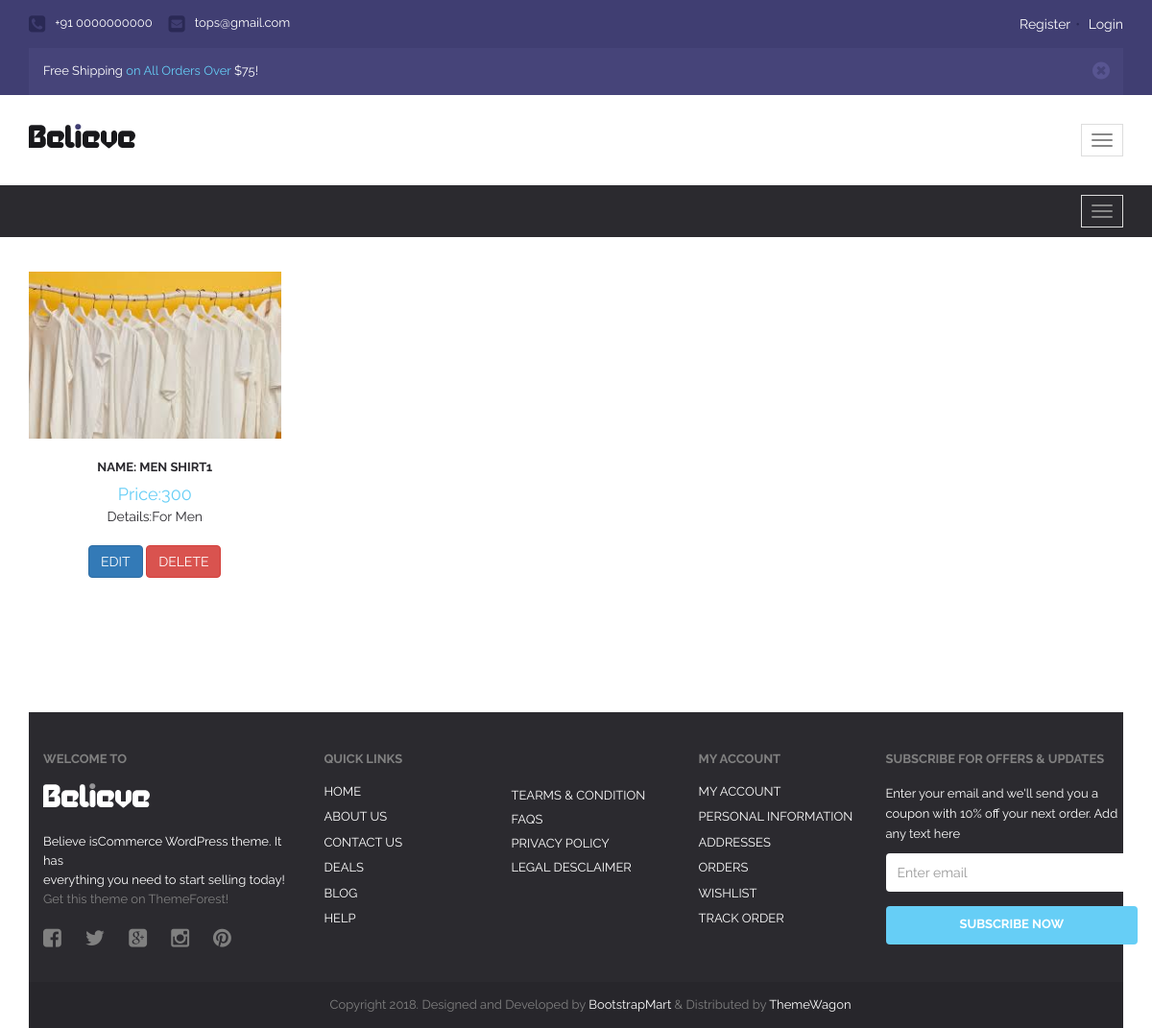
The page /seller-product-details/9/ on the database its author committed.
### myapp/models.py (models this page shows, shortened)
class Product(models.Model):
	category=(
			('Men','Men'),
			('Women','Women'),
			('Kids','Kids'),
		)
	seller=models.ForeignKey(User,on_delete=models.CASCADE)
	product_name=models.CharField(max_length=100)
	product_category=models.CharField(max_length=100,choices=category)
	product_price=models.PositiveIntegerField()
	product_desc=models.TextField()
	product_image=models.ImageField(upload_to="product_image/")

### myapp/views.py (the view)
# urls.py: path('seller-product-details/<int:pk>/',views.seller_product_details,name='seller-product-details'),
def seller_product_details(request,pk):
	product=Product.objects.get(pk=pk)
	return render(request,'seller-product-details.html',{'product':product})

### myapp/templates/seller-product-details.html (shortened to what this page needs)
{% extends 'seller-header.html' %}
{% block content %}
{% load static %}
<!DOCTYPE html>
<html lang="en">
  <head>
  </head>
  <body>
      <div id="wrapper" class="homepage-1">
              <div class="newest">
                  <div class="container">
                      <div class="newest-content">
                          <div class="newest-tab">
                              <div id="myTabContent" class="tab-content">
                                  <div role="tabpanel" class="tab-pane fade in active" id="1" aria-labelledby="cat-1">
                                      <div class="row clearfix">
                                          <div class="col-md-3 prdct-grid">
                                              <div class="product-fade">
													<div class="product-fade-wrap">
                                                            <div class="item"><img src="{{product.product_image.url}}" alt="" class="img-responsive"></div>
													</div>
                                              </div>
                                              <div class="product-name">
                                                  <a href="">Name: {{product.product_name}}</a>
                                              </div>
                                              <div class="product-price">
                                                  Price:{{product.product_price}}
                                              </div>
                                              <div class="product-desc">
                                                  Details:{{product.product_desc}}
                                              </div>
                                               <a href="{% url 'seller-product-edit' pk=product.pk %}"> <input type="button" class="btn btn-primary" value="EDIT"></a>
                                               <a href="{% url 'seller-product-delete' pk=product.pk %}"> <input type="button" class="btn btn-danger" value="DELETE"></a>
                                                </div>
                                          </div>
                  </div>
              </div>
          </div>
      </div>
  </body>
</html>
{% endblock %}

### rows shown on the page
Product: product_image (picture), product_name "MEN SHIRT1", product_price "300", product_desc "For Men"
